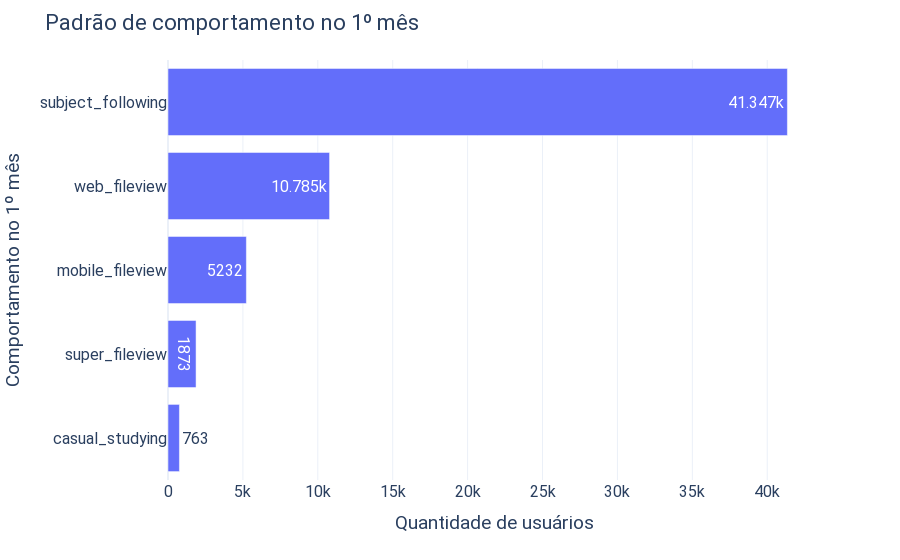

Notebook code cell kept with this figure:
### Markdown cell above
### User behaviour

### Code cell
df = summ_df\
        .groupby(['first_cluster'], as_index=False)\
        .agg({'student_id':'count'})\
        .sort_values(by='student_id', ascending=True)

fig = px.bar(df, y='first_cluster', x='student_id')
fig.update_traces(texttemplate='%{x}', textposition='auto')
fig.update_layout(title='Padrão de comportamento no 1º mês', 
                  xaxis_title='Quantidade de usuários',
                  yaxis_title=' Comportamento no 1º mês'
                 )
plot(fig)

### Figure 1 — Plotly figure (JSON) as saved in the notebook; plotly's stock layout.template omitted (floating-point values rounded to 4 significant figures)
{"data": [{"alignmentgroup": "True", "hovertemplate": "student_id=%{x}<br>first_cluster=%{y}<extra></extra>", "legendgroup": "", "marker": {"color": "#636efa"}, "name": "", "offsetgroup": "", "orientation": "h", "showlegend": false, "textposition": "auto", "texttemplate": "%{x}", "type": "bar", "x": [763, 1873, 5232, 10785, 41347], "xaxis": "x", "y": ["casual_studying", "super_fileview", "mobile_fileview", "web_fileview", "subject_following"], "yaxis": "y"}], "layout": {"barmode": "relative", "font": {"family": "Roboto", "size": 16}, "legend": {"tracegroupgap": 0}, "margin": {"t": 60}, "title": {"text": "Padrão de comportamento no 1º mês"}, "xaxis": {"anchor": "y", "domain": [0, 1], "title": {"text": "Quantidade de usuários"}}, "yaxis": {"anchor": "x", "domain": [0, 1], "title": {"text": " Comportamento no 1º mês"}}}}
